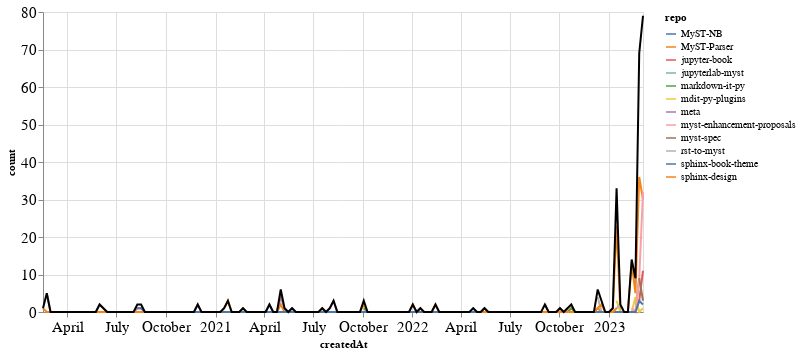

The code cell stored with this chart in its notebook:
### Markdown cell above
### Comments

### Code cell
comments_time = comments.groupby('repo').resample('W', on='createdAt').count()['author'].reset_index()
comments_time = comments_time.rename(columns={'author': 'count'})
comments_time_total = comments_time.groupby('createdAt').agg({"count": "sum"}).reset_index()
ch1 = alt.Chart(comments_time, width=600).mark_line().encode(
    x='createdAt',
    y='count',
    color='repo',
    tooltip="repo"
)

ch2 = alt.Chart(comments_time_total, width=600).mark_line(color="black").encode(
    x='createdAt',
    y='count',
)

ch1 + ch2

### Figure 1 — Vega-Lite specification as saved in the notebook (floating-point values rounded to 4 significant figures; data arrays with more than 128 entries replaced by an {"elided": "..."} marker saying what was removed)
{"config": {"axisLeft": {"labelFontSize": 15}, "axisBottom": {"labelFontSize": 15}}, "layer": [{"data": {"name": "data-bc6097d033bdb018e692e9368040584a"}, "mark": "line", "encoding": {"color": {"field": "repo", "type": "nominal"}, "tooltip": {"field": "repo", "type": "nominal"}, "x": {"field": "createdAt", "type": "temporal"}, "y": {"field": "count", "type": "quantitative"}}, "width": 600}, {"data": {"name": "data-3834bb1014609a6772a9670ef839c69d"}, "mark": {"type": "line", "color": "black"}, "encoding": {"x": {"field": "createdAt", "type": "temporal"}, "y": {"field": "count", "type": "quantitative"}}, "width": 600}], "$schema": "https://vega.github.io/schema/vega-lite/v4.17.0.json", "datasets": {"data-bc6097d033bdb018e692e9368040584a": {"elided": "597 records"}, "data-3834bb1014609a6772a9670ef839c69d": {"elided": "160 records"}}}
